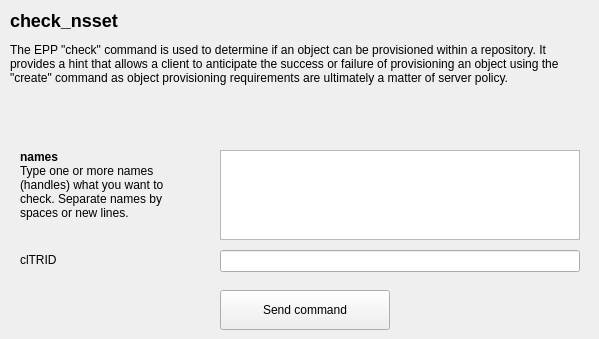
       <widget class="QWidget" name="tab" >
        <attribute name="title" >
         <string>command</string>
        </attribute>
        <widget class="QLabel" name="textLabel70" >
         <property name="geometry" >
          <rect>
           <x>10</x>
           <y>10</y>
           <width>580</width>
           <height>130</height>
          </rect>
         </property>
         <property name="text" >
          <string>&lt;h2>check_nsset&lt;/h2>
The EPP "check" command is used to determine if an object can be provisioned within a repository.  It provides a hint that allows a client to anticipate the success or failure of provisioning an object using the "create" command as object provisioning requirements are ultimately a matter of server policy.</string>
         </property>
         <property name="alignment" >
          <set>Qt::AlignLeading|Qt::AlignLeft|Qt::AlignTop</set>
         </property>
         <property name="wordWrap" >
          <bool>true</bool>
         </property>
        </widget>
        <widget class="QLabel" name="textLabel71" >
         <property name="geometry" >
          <rect>
           <x>20</x>
           <y>250</y>
           <width>190</width>
           <height>20</height>
          </rect>
         </property>
         <property name="text" >
          <string>clTRID</string>
         </property>
         <property name="wordWrap" >
          <bool>false</bool>
         </property>
        </widget>
        <widget class="QLineEdit" name="check_nsset_cltrid" >
         <property name="geometry" >
          <rect>
           <x>220</x>
           <y>250</y>
           <width>360</width>
           <height>22</height>
          </rect>
         </property>
        </widget>
        <widget class="QPushButton" name="send_check_nsset" >
         <property name="geometry" >
          <rect>
           <x>220</x>
           <y>290</y>
           <width>170</width>
           <height>40</height>
          </rect>
         </property>
         <property name="text" >
          <string>Send command</string>
         </property>
        </widget>
        <widget class="QTextEdit" name="check_nsset_name" >
         <property name="geometry" >
          <rect>
           <x>220</x>
           <y>150</y>
           <width>360</width>
           <height>90</height>
          </rect>
         </property>
        </widget>
        <widget class="QLabel" name="textLabel72" >
         <property name="geometry" >
          <rect>
           <x>20</x>
           <y>150</y>
           <width>180</width>
           <height>100</height>
          </rect>
         </property>
         <property name="text" >
          <string>&lt;b>names&lt;/b>&lt;br>
Type one or more names (handles) what you want to check. Separate names by spaces or new lines.</string>
         </property>
         <property name="alignment" >
          <set>Qt::AlignTop</set>
         </property>
         <property name="wordWrap" >
          <bool>true</bool>
         </property>
        </widget>
       </widget>
